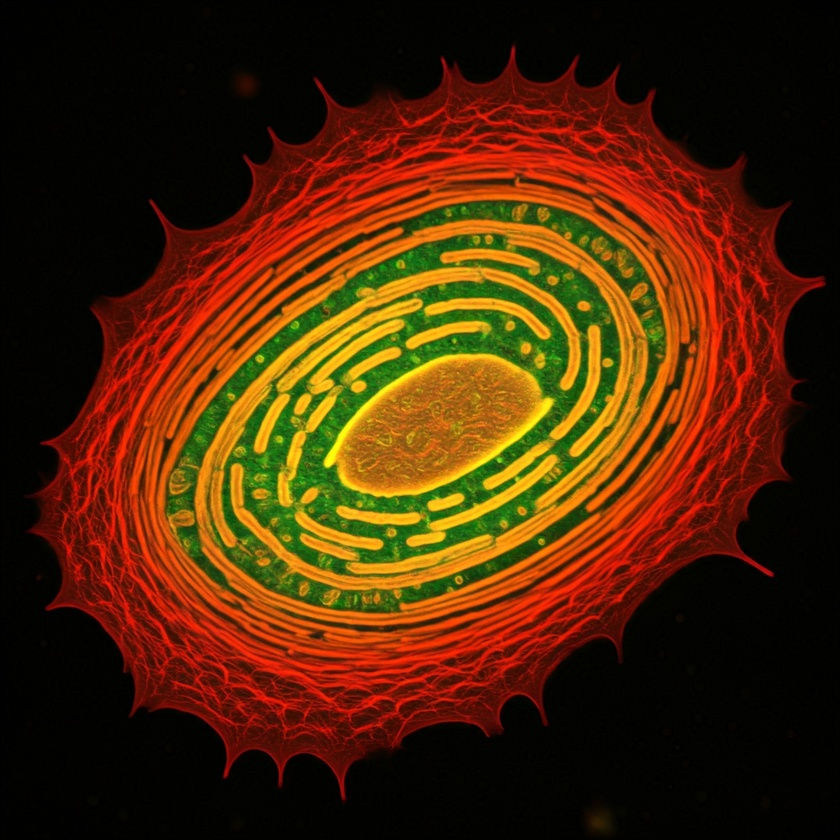
#> input picture data/photos/mitochondria.jpg, 840 x 840 px, shrunk from 2048 x 2048 before the run, found by its file name
$ python draw_shapes.py
#> lines starting #> are read from the running program, lines starting #| are printed output that depends on the picture
import cv2 as cv

import numpy as np

img = cv.imread('data/photos/mitochondria.jpg')
#> img is the input picture: shape (840, 840, 3); mean B, G, R 6.2, 37.7, 77
# cv.imshow('Mitochondria', img)

# we can draw the original image and also use blank image.

# blank image

blank_image = np.zeros((500, 500, 3), dtype='uint8')
cv.imshow('Blank Image', blank_image)


# paint the image green color
blank_image[:] = 0,255,0
cv.imshow('Green Image', blank_image)
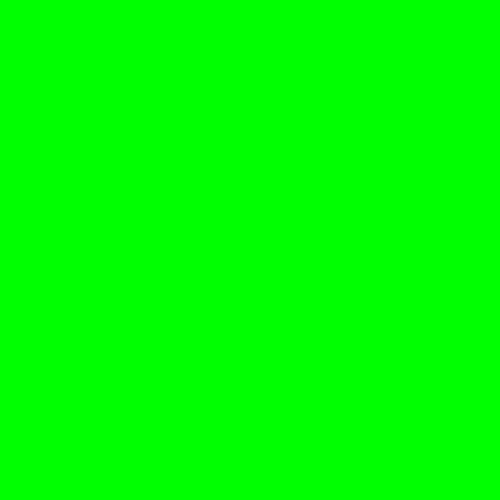
#> window 'Green Image': shape (500, 500, 3); mean B, G, R 0, 255, 0

#paint the image red color
blank_image[:] = 0,0,255
cv.imshow('RED IMAGE', blank_image)
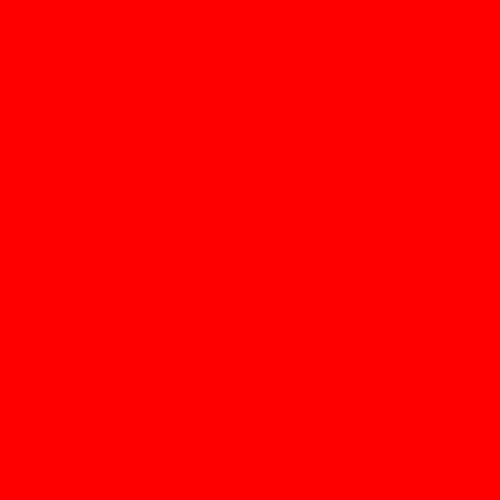
#> window 'RED IMAGE': shape (500, 500, 3); mean B, G, R 0, 0, 255

# paint image blue color
blank_image[:] = 255,0,0
cv.imshow('BLUE IMAGE', blank_image)
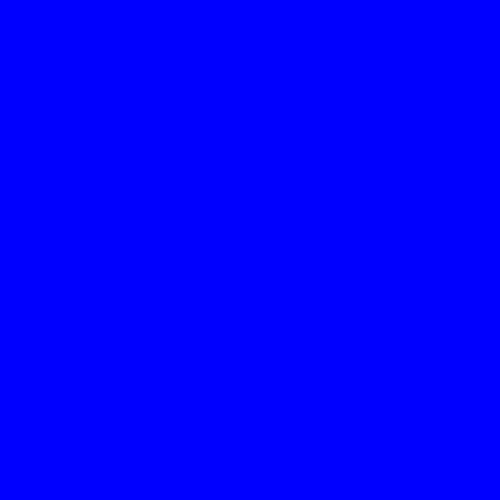
#> window 'BLUE IMAGE': shape (500, 500, 3); mean B, G, R 255, 0, 0


# draw rectangle
cv.rectangle(blank_image, (0,0), (250, 500), (0,0,0), thickness=2)
# to fill the rectangle use -1.
cv.imshow('Rectangle', blank_image)

# draw circle
cv.circle(blank_image, (250,250), 40, (0,0,255), thickness=-1)
cv.imshow('Circle', blank_image)

# draw line
cv.line(blank_image, (0,0), (500, 500), (255,255,255), thickness=5)
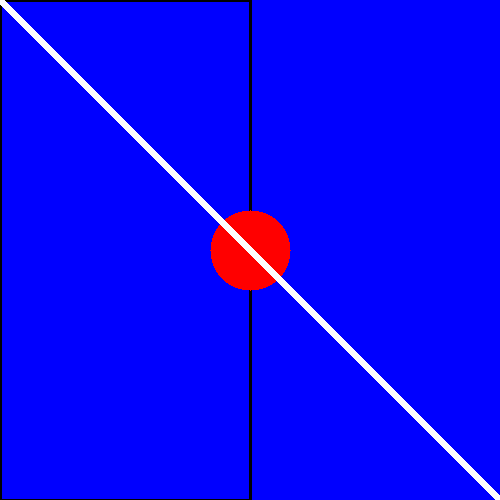
#> blank_image: shape (500, 500, 3); mean of channels 0, 1, 2 247.3, 4.6, 9.2; drawn as B, G, R
cv.imshow('lINE', blank_image)
cv.waitKey(0)
